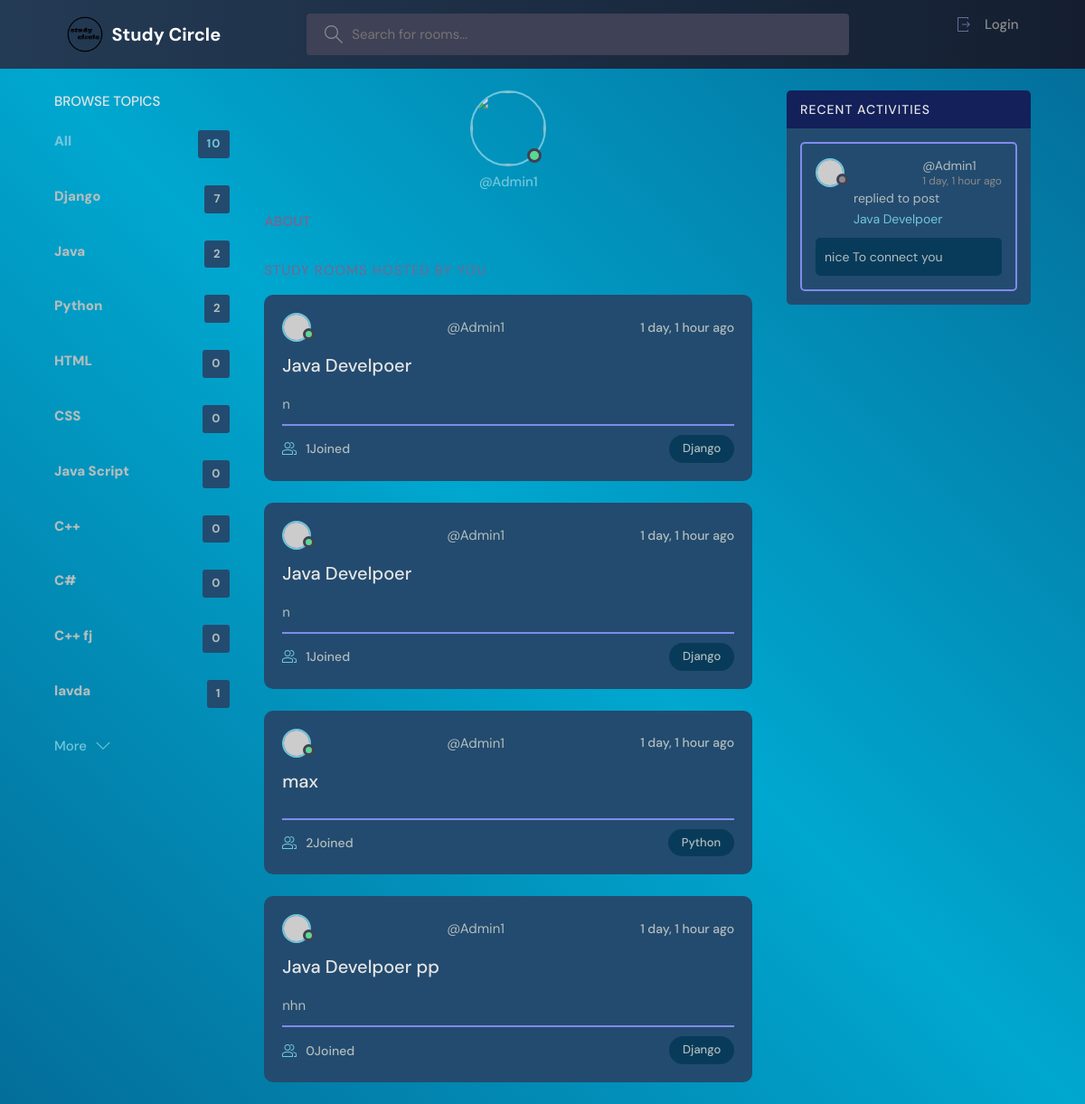
The page /profile/7/ on the database its author committed.
### base/models.py (models this page shows, shortened)
class Topic(models.Model):
    name = models.CharField(max_length=200)

class Room(models.Model):
    host = models.ForeignKey(User,on_delete=models.SET_NULL,null=True)
    topic =models.ForeignKey(Topic,on_delete=models.SET_NULL,null=True)
    name = models.CharField(max_length=200)
    description = models.TextField(null=True,blank=True)
    participants = models.ManyToManyField(User,related_name='participants',blank=True)
    updated = models.DateTimeField(auto_now=True)
    created  = models.DateTimeField(auto_now_add=True)
    class Meta:
        ordering = ['-updated','-created']
    def __str__(self):
        return self.name

class Message(models.Model):
    user = models.ForeignKey(User,on_delete=models.CASCADE)
    room = models.ForeignKey(Room,on_delete=models.CASCADE)
    body = models.TextField()
    updated = models.DateTimeField(auto_now=True)
    created  = models.DateTimeField(auto_now_add=True)
    class Meta:
        ordering = ['-updated','-created']
    def __str__(self):
        return self.body[0:50]

### base/views.py (the view)
# urls.py: path('profile/<str:pk>/', views.userprofile, name="user-profile"),
def userprofile(request,pk):
    user = User.objects.get(id=pk)
    rooms = user.room_set.all()
    room_messages =user.message_set.all()
    topics = Topic.objects.all()
    context={'user':user,'rooms':rooms,'room_messages':room_messages,'topics':topics}
    return render(request,'base/profile.html',context)

### base/templates/base/profile.html (shortened to what this page needs)
{% extends 'main.html' %}
{% block content %}
<main class="profile-page layout layout--3">
  <div class="container">
    {% include 'base/topics_components.html' %}
    <div class="roomList">
      <div class="profile">
        <div class="profile__avatar">
          <div class="avatar avatar--large active">
            <img src="{{user.avatar.url}}" />
          </div>
        </div>
        <div class="profile__info">
          <p>@{{user.username}}</p>
        </div>
        <div class="profile__about">
          <h3>About</h3>
        </div>
      </div>
      <div class="roomList__header">
        <div>
          <h2>Study Rooms Hosted by you</a>
          </h2>
        </div>
      </div>
      {% include 'base/feed_components.html' %}
    </div>
    {% include 'base/activity_components.html' %}
  </div>
</main>
{% endblock content %}

### base/templates/base/topics_components.html
<div class="topics">
    <div class="topics__header">
      <h2>Browse Topics</h2>
    </div>
    <ul class="topics__list">
      <li>
        <a href="{% url 'home'%}" class="active">All<span>{{topics.count}}</span></a>
      </li>
      {% for topic in topics %}
      <li>
        <a href="{% url 'home' %}?q={{topic.name}}">{{topic.name}} <span>{{topic.room_set.all.count}}</span></a>
      </li>
      {% endfor %}
    </ul>
    <a class="btn btn--link" href="{% url "topics" %}">
      More
      <svg version="1.1" xmlns="http://www.w3.org/2000/svg" width="32" height="32" viewBox="0 0 32 32">
        <title>chevron-down</title>
        <path d="M16 21l-13-13h-3l16 16 16-16h-3l-13 13z"></path>
      </svg>
    </a>
  </div>

### base/templates/base/feed_components.html (shortened to what this page needs)
{% for room in rooms %}
<div class="roomListRoom">
    <div class="roomListRoom__header">
        <div class="avatar avatar--small active">
          <img src="https://randomuser.me/api/portraits/men/11.jpg" />
        </div>
        <span>@{{room.host.username}}</span>
      <div class="roomListRoom__actions">
        <span>{{room.created|timesince}} ago</span>
      </div>
    </div>
    <div class="roomListRoom__content">
      <a href="{% url 'room' room.id %}">{{room.name}}</a>
      <p>
        {{room.description}}
      </p>
    </div>
    <div class="roomListRoom__meta">
      <a  href="{% url 'room' room.id %}" class="roomListRoom__joined">
        {{room.participants.all.count}}Joined
      </a>
      <p class="roomListRoom__topic">{{room.topic.name}}</p>
    </div>
  </div>
  {% endfor %}

### base/templates/base/activity_components.html (shortened to what this page needs)
<div class="activities">
  <div class="activities__header">
    <h2>Recent Activities</h2>
  </div>
  {% for message in room_messages %}
  <div class="activities__box">
    <div class="activities__boxHeader roomListRoom__header">
        <div class="avatar avatar--small">
          <img src="https://randomuser.me/api/portraits/women/11.jpg" />
        </div>
        <p>
          @{{message.user}}
          <span>{{message.created|timesince}} ago</span>
        </p>
    </div>
    <div class="activities__boxContent">
      <p>replied to post <a href="{% url "room" message.room.id%}">{{message.room}}</a></p>
      <div class="activities__boxRoomContent">
        {{message}}
      </div>
    </div>
  </div>
  {% endfor %}
</div>

### rows shown on the page
Topic: name "Django", room_set.all.count "7"
Topic: name "Java", room_set.all.count "2"
Topic: name "Python", room_set.all.count "2"
Topic: name "HTML", room_set.all.count "0"
Topic: name "CSS", room_set.all.count "0"
Topic: name "Java Script", room_set.all.count "0"
Topic: name "C++", room_set.all.count "0"
Topic: name "C#", room_set.all.count "0"
Topic: name "C++ fj", room_set.all.count "0"
Topic: name "lavda", room_set.all.count "1"
Room: host.username "Admin1", created "1 day, 1 hour", name "Java Develpoer", description "n", participants.all.count "1", topic.name "Django"
Room: host.username "Admin1", created "1 day, 1 hour", name "Java Develpoer", description "n", participants.all.count "1", topic.name "Django"
Room: host.username "Admin1", created "1 day, 1 hour", name "max", participants.all.count "2", topic.name "Python"
Room: host.username "Admin1", created "1 day, 1 hour", name "Java Develpoer pp", description "nhn", participants.all.count "0", topic.name "Django"
Message: user "Admin1", created "1 day, 1 hour", room "Java Develpoer", body "nice To connect you"

### other values the page prints
{{ topics.count }} "10"
{{ user.username }} "Admin1"
